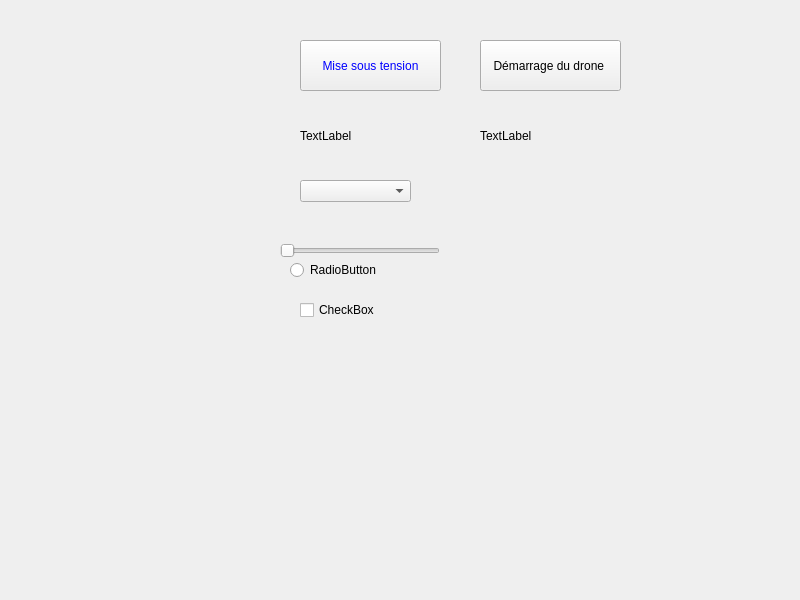
<?xml version="1.0" encoding="UTF-8"?>
<ui version="4.0">
 <class>MainWindow</class>
 <widget class="QMainWindow" name="MainWindow">
  <property name="geometry">
   <rect>
    <x>0</x>
    <y>0</y>
    <width>800</width>
    <height>600</height>
   </rect>
  </property>
  <property name="windowTitle">
   <string>MainWindow</string>
  </property>
  <widget class="QWidget" name="centralwidget">
   <widget class="QPushButton" name="MiseSousTension">
    <property name="geometry">
     <rect>
      <x>300</x>
      <y>40</y>
      <width>141</width>
      <height>51</height>
     </rect>
    </property>
    <property name="styleSheet">
     <string notr="true">color: rgb(0, 0, 255)</string>
    </property>
    <property name="text">
     <string>Mise sous tension</string>
    </property>
   </widget>
   <widget class="QCheckBox" name="checkBox">
    <property name="geometry">
     <rect>
      <x>300</x>
      <y>300</y>
      <width>76</width>
      <height>20</height>
     </rect>
    </property>
    <property name="text">
     <string>CheckBox</string>
    </property>
   </widget>
   <widget class="QRadioButton" name="radioButton">
    <property name="geometry">
     <rect>
      <x>290</x>
      <y>260</y>
      <width>89</width>
      <height>20</height>
     </rect>
    </property>
    <property name="text">
     <string>RadioButton</string>
    </property>
   </widget>
   <widget class="QComboBox" name="comboBox">
    <property name="geometry">
     <rect>
      <x>300</x>
      <y>180</y>
      <width>111</width>
      <height>22</height>
     </rect>
    </property>
   </widget>
   <widget class="QSlider" name="horizontalSlider">
    <property name="geometry">
     <rect>
      <x>280</x>
      <y>240</y>
      <width>160</width>
      <height>22</height>
     </rect>
    </property>
    <property name="orientation">
     <enum>Qt::Horizontal</enum>
    </property>
   </widget>
   <widget class="QPushButton" name="DemarrageDrone">
    <property name="geometry">
     <rect>
      <x>480</x>
      <y>40</y>
      <width>141</width>
      <height>51</height>
     </rect>
    </property>
    <property name="text">
     <string>Démarrage du drone </string>
    </property>
   </widget>
   <widget class="QLabel" name="EtatTension">
    <property name="geometry">
     <rect>
      <x>300</x>
      <y>110</y>
      <width>101</width>
      <height>51</height>
     </rect>
    </property>
    <property name="text">
     <string>TextLabel</string>
    </property>
   </widget>
   <widget class="QLabel" name="EtatDemarrage">
    <property name="geometry">
     <rect>
      <x>480</x>
      <y>110</y>
      <width>101</width>
      <height>51</height>
     </rect>
    </property>
    <property name="text">
     <string>TextLabel</string>
    </property>
   </widget>
  </widget>
 </widget>
 <resources/>
 <connections/>
</ui>
